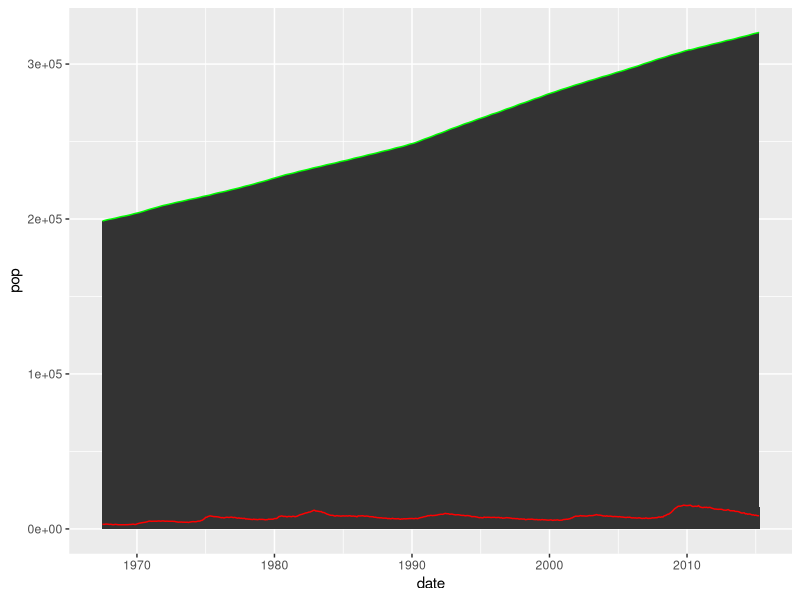

Source code (R):
##################################################################
### лабораторная работа ggplot2:  Часть первая простые графики
##################################################################


library(ggplot2)

data(economics)
## задача 1. Цвет заполнения тоже сделайте зеленым и красным. Заглавие графика: 
## Доля безработных жителей США. Заглавие оси у: количество жителей [тыс.]
ggplot(data=economics,aes(x=date)) + 
  geom_area(aes(y=pop),col=I("green")) + geom_area(aes(y=unemploy),col=I("red"))


